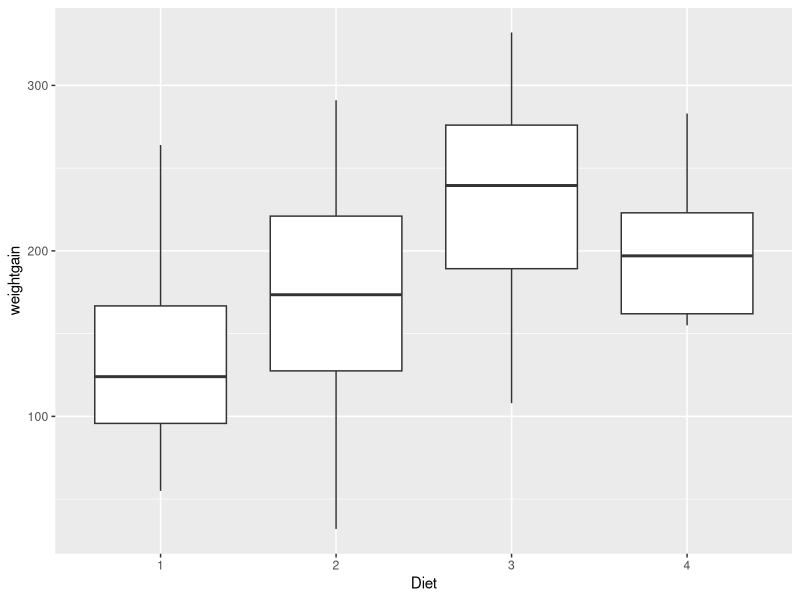
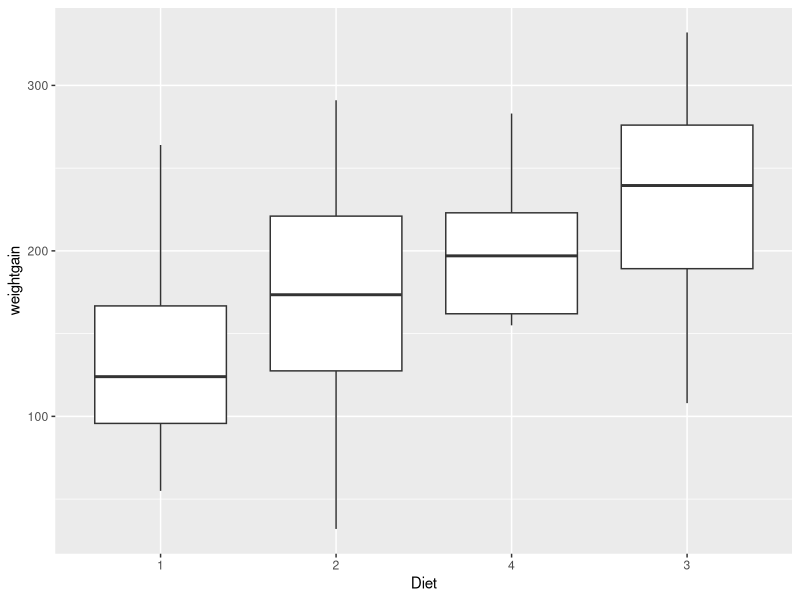
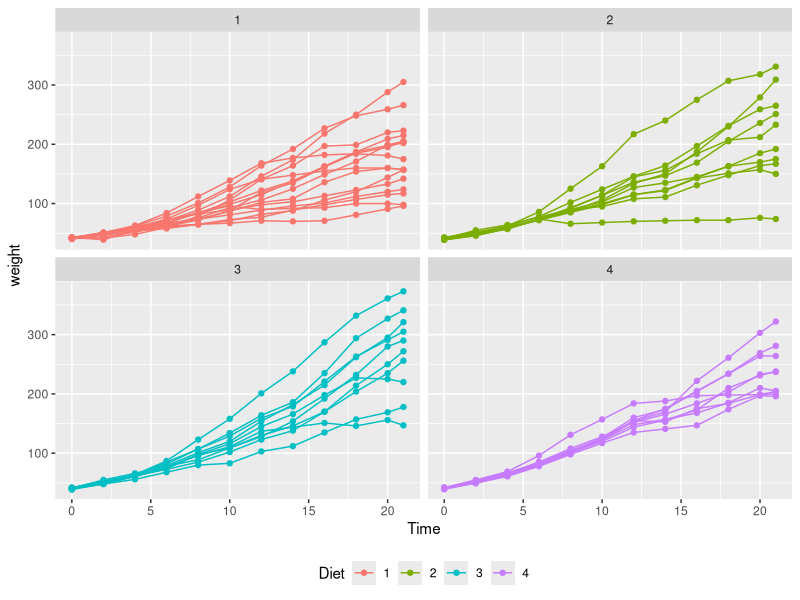
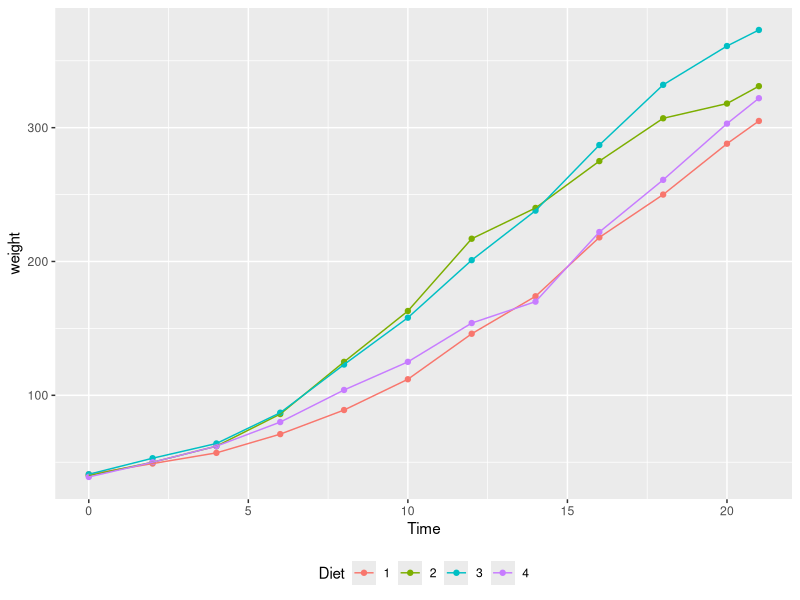
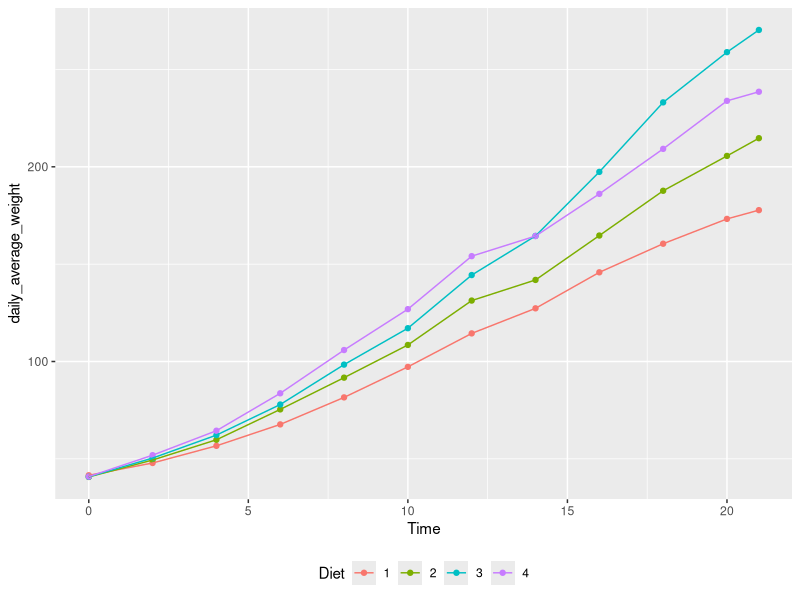
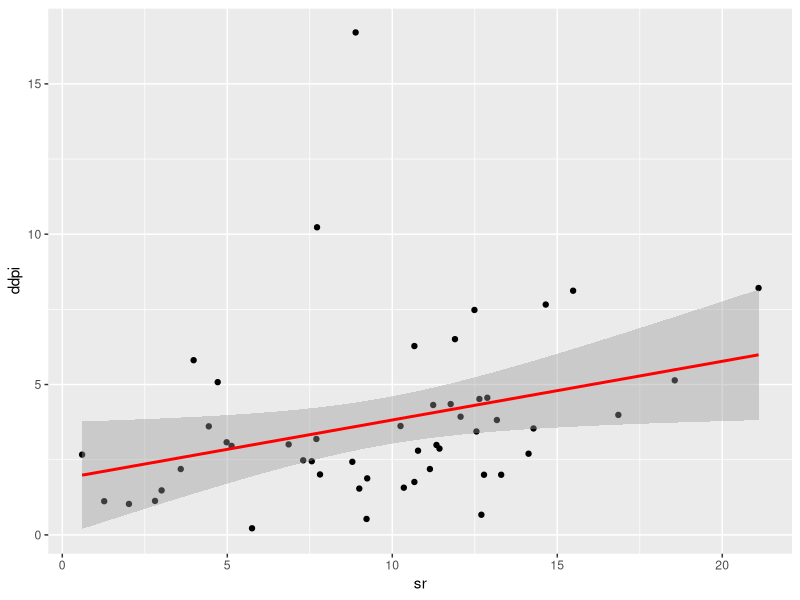

R code for these plots, in order:
## ---- chunk 1
knitr::opts_chunk$set(echo = TRUE)
## ---- chunk 2
if(!require(ggplot2)) install.packages("ggplot2",repos = "http://cran.us.r-project.org")
library(ggplot2)
if(!require(dplyr)) install.packages("dplyr",repos = "http://cran.us.r-project.org")
library(dplyr)

ques_a <- ChickWeight%>%
  group_by(Chick)%>%
  summarise(count_chicken = n())

ques_a1 <- ques_a%>%filter(count_chicken == 12)

chick_12 <- ques_a1$Chick

complete <- ChickWeight%>%
  filter(Chick %in% chick_12)

print(paste0("The number of measurements in the complete dataset. i.e. 12 measurements for each chick is ",nrow(complete)))

print(paste0("The number of measurements in the incomplete cases. i.e. not 12 measurements for each chick is ", nrow(ChickWeight) - nrow(complete)))



## ---- chunk 3

a3 <- data.frame()
for (i in unique(complete$Chick)){
  a1 <- complete%>%
    filter(Chick == i)
  b <- a1$weight[1]
  
  a2 <- a1%>%
    mutate(weightgain = a1$weight - b)
  a3 <- rbind(a3,a2)
  
}

complete <- a3
complete%>%head(20)
## ---- chunk 4

ques_c <- complete %>%
  filter(Time == 21)

ggplot(ques_c, aes(Diet, weightgain)) + geom_boxplot()


## ---- chunk 5

ggplot(ques_c,aes(reorder(Diet,weightgain,median,rm.na=TRUE),weightgain)) + geom_boxplot() + xlab("Diet")

## ---- chunk 6

ggplot(complete, aes(Time,weight, color = Diet)) + geom_point() + geom_line(aes(group = Chick)) + facet_wrap(vars(Diet)) +
  theme(legend.position = "bottom")

## ---- chunk 7
e3 <- data.frame()

for (i in unique(complete$Diet)){
  e1 <- complete%>%
    filter(Diet == i)
  e2 <- e1%>%
    filter(Time == 21)
  e3 <- rbind(e3,e2)
}

e5 <- data.frame()

for (i in unique(e3$Diet)){
  e4 <- e3 %>%
    filter(Diet == i)%>%
    arrange(desc(weightgain))
  max_weight <- e4%>%head(1)
  e5 <- rbind(e5,max_weight)
}

e5


## ---- chunk 8

chick_id <- complete%>%
  filter(Chick %in% c(7,21,35,48))

ggplot(chick_id, aes(Time,weight, color = Diet)) + geom_point() + geom_line(aes(group = Chick)) +
theme(legend.position = "bottom")

## ---- chunk 9

chick_average <- complete%>%
  group_by(Time,Diet)%>%
  summarise(daily_average_weight = mean(weight))

ggplot(chick_average, aes(Time,daily_average_weight, color = Diet)) + geom_point() + geom_line(aes(group = Diet)) +
  theme(legend.position = "bottom")

## ---- chunk 10

ggplot(LifeCycleSavings, aes(sr,ddpi)) + geom_point() + geom_smooth(method=lm, color="red")


